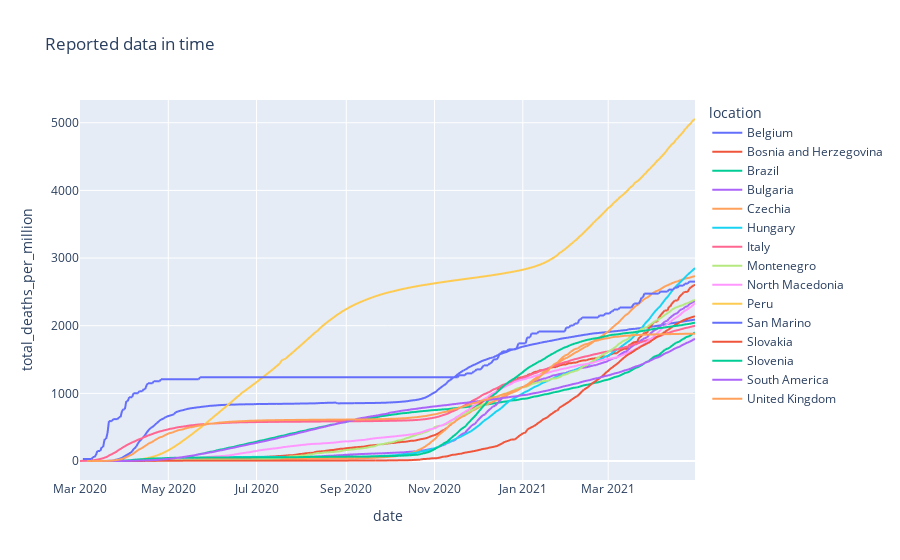

The notebook cell this image was saved under:
### Code cell
fig = px.line(covid_df.loc[covid_df['location'].isin(countries_list)], x="date", y="total_deaths_per_million", color='location', title="Reported data in time")
fig.show()

### Figure 1 — Plotly figure (JSON) as saved in the notebook; plotly's stock layout.template omitted (floating-point values rounded to 4 significant figures; data arrays with more than 128 entries replaced by an {"elided": "..."} marker saying what was removed)
{"data": [{"hovertemplate": "location=Belgium<br>date=%{x}<br>total_deaths_per_million=%{y}<extra></extra>", "legendgroup": "Belgium", "line": {"color": "#636efa", "dash": "solid"}, "mode": "lines", "name": "Belgium", "showlegend": true, "type": "scattergl", "x": {"elided": "426 str values"}, "xaxis": "x", "y": {"elided": "426 float values"}, "yaxis": "y"}, {"hovertemplate": "location=Bosnia and Herzegovina<br>date=%{x}<br>total_deaths_per_million=%{y}<extra></extra>", "legendgroup": "Bosnia and Herzegovina", "line": {"color": "#EF553B", "dash": "solid"}, "mode": "lines", "name": "Bosnia and Herzegovina", "showlegend": true, "type": "scattergl", "x": {"elided": "422 str values"}, "xaxis": "x", "y": {"elided": "422 float values"}, "yaxis": "y"}, {"hovertemplate": "location=Brazil<br>date=%{x}<br>total_deaths_per_million=%{y}<extra></extra>", "legendgroup": "Brazil", "line": {"color": "#00cc96", "dash": "solid"}, "mode": "lines", "name": "Brazil", "showlegend": true, "type": "scattergl", "x": {"elided": "426 str values"}, "xaxis": "x", "y": {"elided": "426 float values"}, "yaxis": "y"}, {"hovertemplate": "location=Bulgaria<br>date=%{x}<br>total_deaths_per_million=%{y}<extra></extra>", "legendgroup": "Bulgaria", "line": {"color": "#ab63fa", "dash": "solid"}, "mode": "lines", "name": "Bulgaria", "showlegend": true, "type": "scattergl", "x": {"elided": "419 str values"}, "xaxis": "x", "y": {"elided": "419 float values"}, "yaxis": "y"}, {"hovertemplate": "location=Czechia<br>date=%{x}<br>total_deaths_per_million=%{y}<extra></extra>", "legendgroup": "Czechia", "line": {"color": "#FFA15A", "dash": "solid"}, "mode": "lines", "name": "Czechia", "showlegend": true, "type": "scattergl", "x": {"elided": "426 str values"}, "xaxis": "x", "y": {"elided": "426 float values"}, "yaxis": "y"}, {"hovertemplate": "location=Hungary<br>date=%{x}<br>total_deaths_per_million=%{y}<extra></extra>", "legendgroup": "Hungary", "line": {"color": "#19d3f3", "dash": "solid"}, "mode": "lines", "name": "Hungary", "showlegend": true, "type": "scattergl", "x": {"elided": "424 str values"}, "xaxis": "x", "y": {"elided": "424 float values"}, "yaxis": "y"}, {"hovertemplate": "location=Italy<br>date=%{x}<br>total_deaths_per_million=%{y}<extra></extra>", "legendgroup": "Italy", "line": {"color": "#FF6692", "dash": "solid"}, "mode": "lines", "name": "Italy", "showlegend": true, "type": "scattergl", "x": {"elided": "426 str values"}, "xaxis": "x", "y": {"elided": "426 float values"}, "yaxis": "y"}, {"hovertemplate": "location=Montenegro<br>date=%{x}<br>total_deaths_per_million=%{y}<extra></extra>", "legendgroup": "Montenegro", "line": {"color": "#B6E880", "dash": "solid"}, "mode": "lines", "name": "Montenegro", "showlegend": true, "type": "scattergl", "x": {"elided": "410 str values"}, "xaxis": "x", "y": {"elided": "410 float values"}, "yaxis": "y"}, {"hovertemplate": "location=North Macedonia<br>date=%{x}<br>total_deaths_per_million=%{y}<extra></extra>", "legendgroup": "North Macedonia", "line": {"color": "#FF97FF", "dash": "solid"}, "mode": "lines", "name": "North Macedonia", "showlegend": true, "type": "scattergl", "x": {"elided": "426 str values"}, "xaxis": "x", "y": {"elided": "426 float values"}, "yaxis": "y"}, {"hovertemplate": "location=Peru<br>date=%{x}<br>total_deaths_per_million=%{y}<extra></extra>", "legendgroup": "Peru", "line": {"color": "#FECB52", "dash": "solid"}, "mode": "lines", "name": "Peru", "showlegend": true, "type": "scattergl", "x": {"elided": "426 str values"}, "xaxis": "x", "y": {"elided": "426 float values"}, "yaxis": "y"}, {"hovertemplate": "location=San Marino<br>date=%{x}<br>total_deaths_per_million=%{y}<extra></extra>", "legendgroup": "San Marino", "line": {"color": "#636efa", "dash": "solid"}, "mode": "lines", "name": "San Marino", "showlegend": true, "type": "scattergl", "x": {"elided": "426 str values"}, "xaxis": "x", "y": {"elided": "426 float values"}, "yaxis": "y"}, {"hovertemplate": "location=Slovakia<br>date=%{x}<br>total_deaths_per_million=%{y}<extra></extra>", "legendgroup": "Slovakia", "line": {"color": "#EF553B", "dash": "solid"}, "mode": "lines", "name": "Slovakia", "showlegend": true, "type": "scattergl", "x": {"elided": "421 str values"}, "xaxis": "x", "y": {"elided": "421 float values"}, "yaxis": "y"}, {"hovertemplate": "location=Slovenia<br>date=%{x}<br>total_deaths_per_million=%{y}<extra></extra>", "legendgroup": "Slovenia", "line": {"color": "#00cc96", "dash": "solid"}, "mode": "lines", "name": "Slovenia", "showlegend": true, "type": "scattergl", "x": {"elided": "426 str values"}, "xaxis": "x", "y": {"elided": "426 float values"}, "yaxis": "y"}, {"hovertemplate": "location=South America<br>date=%{x}<br>total_deaths_per_million=%{y}<extra></extra>", "legendgroup": "South America", "line": {"color": "#ab63fa", "dash": "solid"}, "mode": "lines", "name": "South America", "showlegend": true, "type": "scattergl", "x": {"elided": "426 str values"}, "xaxis": "x", "y": {"elided": "426 float values"}, "yaxis": "y"}, {"hovertemplate": "location=United Kingdom<br>date=%{x}<br>total_deaths_per_million=%{y}<extra></extra>", "legendgroup": "United Kingdom", "line": {"color": "#FFA15A", "dash": "solid"}, "mode": "lines", "name": "United Kingdom", "showlegend": true, "type": "scattergl", "x": {"elided": "426 str values"}, "xaxis": "x", "y": {"elided": "426 float values"}, "yaxis": "y"}], "layout": {"legend": {"title": {"text": "location"}, "tracegroupgap": 0}, "title": {"text": "Reported data in time"}, "xaxis": {"anchor": "y", "domain": [0, 1], "title": {"text": "date"}}, "yaxis": {"anchor": "x", "domain": [0, 1], "title": {"text": "total_deaths_per_million"}}}}
